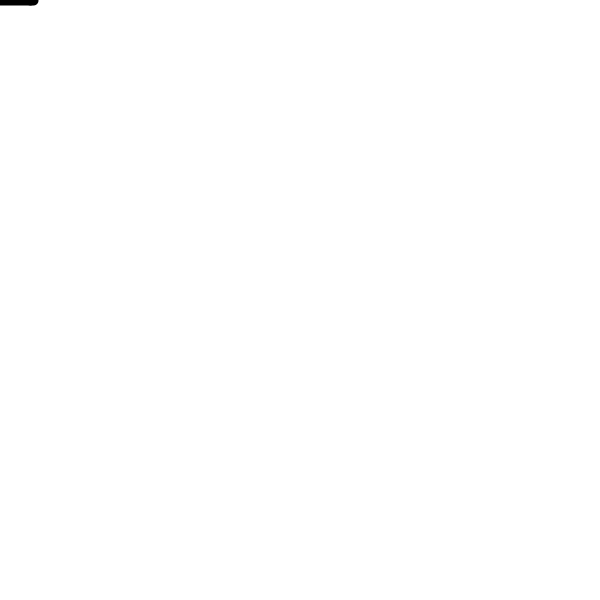
Frame 1 (no input)
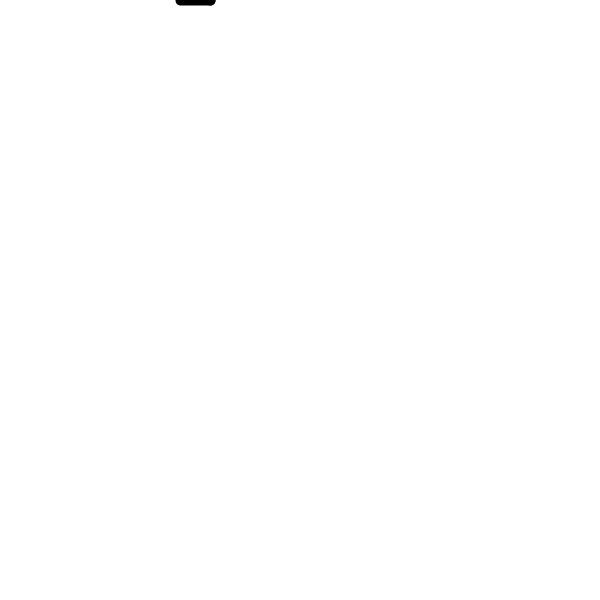
Frame 60 (the mouse pressed at the canvas centre just before this capture)
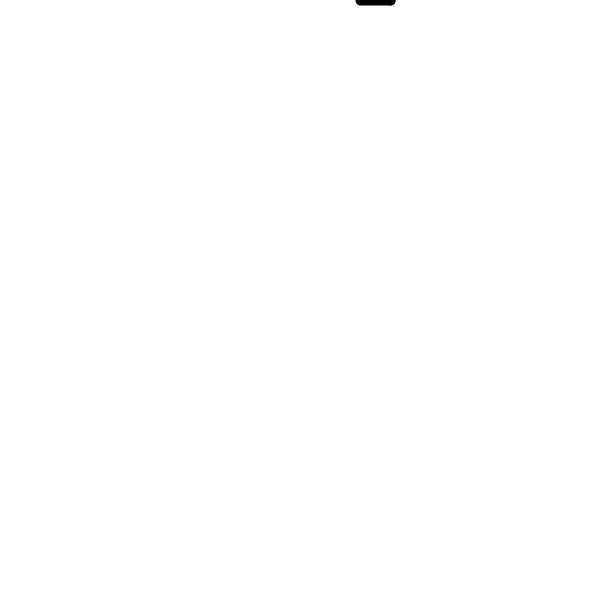
Frame 120 (the mouse held since frame 60 and released just before this capture)

The Processing sketch that drew these frames (run headless with seeded random() and noise(); from frame 60 on, the mouse is pressed at the canvas centre):

// Processing sketch: Snake
// ── Snake.pde
import java.util.LinkedList;
import java.util.Arrays;
final int WIDTH = 20;
final int HEIGHT = 20;
final int CSIZE = 30;
final int EMPTY = 0;
final int SNAKE = 1;
final int APPLE = 2;

final int UP = 0;
final int RIGHT = 1;
final int DOWN = 2;
final int LEFT = 3;

final int RUNNING = 0;
final int GAMEOVER = 1;

final int frames = 10;

int inputbuffer = -1;
int gamestate = RUNNING;
int[] grid;
boolean[] pressed; //UP DOWN LEFT RIGHT
LinkedList<Integer> snake;
int currentDir;
int apple;
int snakelen;
int nextstep; //for interpolation
float between; //val from 0 to 1
void settings() {
  size(WIDTH*CSIZE, HEIGHT*CSIZE);
}
void setup() {
  pressed = new boolean[4];
  grid = new int[WIDTH*HEIGHT];
  for (int i = 0; i < grid.length; i++) {
    grid[i] = EMPTY;
  }
  snake = new LinkedList<Integer>();
  snakelen = 2;

  snake.addFirst(id(0, 0));
  snake.addFirst(id(1, 0));
  nextstep = 2;
  //snake.add(id(2, 0));


  currentDir = RIGHT;
}
void draw() {
  //println(Arrays.toString(pressed));

  between = ((float)frameCount % frames)/frames;
  if (gamestate == RUNNING) {
    if (frameCount % frames == 0) {
      update();
    }
    display();
    display2();
  }
}
void update() {
  //println("-----");
  //println("update " + frameCount/frames);
  snake.addFirst(nextstep);
  snake.pollLast();
  //int nextnextstep;
  //println(currentDir);
  if (inputbuffer == 0) {
    if (!((UP - currentDir + 4) % 4 == 2)) {
      currentDir = UP;
    }
  } else if (inputbuffer == 1) {
    if (!((RIGHT - currentDir + 4) % 4 == 2)) {
      currentDir = RIGHT;
    }
  } else if (inputbuffer == 2) {
    if (!((DOWN - currentDir + 4) % 4 == 2)) {
      currentDir = DOWN;
    }
  } else if (inputbuffer == 3) {
    if (!((LEFT - currentDir + 4) % 4 == 2)) {
      currentDir = LEFT;
    }
  }
  inputbuffer = -1;
  println(currentDir);
  switch(currentDir) {
    case(RIGHT):
    nextstep = snake.get(0) + 1;
    break;
    case(LEFT):
    nextstep = snake.get(0) - 1;
    break;
    case(UP):
    nextstep = snake.get(0) - WIDTH;
    break;
    case(DOWN):
    nextstep = snake.get(0) + WIDTH;
    break;
  default:
    nextstep = -1;
  }

  //println(snake);
  //println(nextstep);

  //snake.add(nextstep);
  //snake.poll();


  //display();
}

void display() {
  background(255);
  //int x,y;
  //x = CSIZE*x(snake.get(0));
  //y = CSIZE*y(snake.get(0));
  //int x = CSIZE*x(v);
  //int y = CSIZE*y(v);
  for (int i = 0; i < snake.size(); i++) {
    int v = snake.get(i);
    int x1 = CSIZE*(x(v));
    int y1 = CSIZE*(y(v));
    int x2, y2;
    if (i == 0) {
      x2 = CSIZE*(x(nextstep));
      y2 = CSIZE*(y(nextstep));
    } else {
      x2 = CSIZE*(x(snake.get(i-1)));
      y2 = CSIZE*(y(snake.get(i-1)));
    }
    fill((float)i/snake.size()*255);
    //line(x1, y1, map(between, 0, 1, x1, x2), map(between, 0, 1, x1, x2)
    //rect(map(between, 0, 1, x1, x2), map(between, 0, 1, y1, y2), CSIZE, CSIZE);
  }
}
void display2() {
  //background(255);
  strokeWeight(10);
  for (int i = 0; i < snake.size()-1; i++) {
    int x1 = CSIZE*x(snake.get(i));
    int y1 = CSIZE*y(snake.get(i));
    int x2 = CSIZE*x(snake.get(i+1));
    int y2 = CSIZE*y(snake.get(i+1));
    line(x1, y1, x2, y2);
  }
  int x1 = CSIZE*x(snake.get(0));
  int y1 = CSIZE*y(snake.get(0));
  int x2 = CSIZE*x(nextstep);
  int y2 = CSIZE*y(nextstep);
  line(x1, y1, map(between, 0, 1, x1, x2), map(between, 0, 1, y1, y2));
  x1 = CSIZE*x(nextstep);
  y1 = CSIZE*y(nextstep);
  x2 = CSIZE*x(snake.get(snake.size()-1));
  y2 = CSIZE*y(snake.get(snake.size()-1));
}
void keyPressed() {
  //println(keyCode == java.awt.event.KeyEvent.VK_UP);
  //println(key == CODED);
  if ((keyCode == java.awt.event.KeyEvent.VK_UP && key == CODED) || (key == 'w')) {
    inputbuffer = UP;
    pressed[0] = true;
  } else if ((keyCode == java.awt.event.KeyEvent.VK_RIGHT && key == CODED) || (key == 'd')) {
    inputbuffer = RIGHT;
    pressed[1] = true;
  } else if ((keyCode == java.awt.event.KeyEvent.VK_DOWN && key == CODED) || (key == 's')) {
    inputbuffer = DOWN;
    pressed[2] = true;
  } else if ((keyCode == java.awt.event.KeyEvent.VK_LEFT && key == CODED) || (key == 'a')) {
    inputbuffer = LEFT;
    pressed[3] = true;
  }
  println(Arrays.toString(pressed));
}
void keyReleased() {
  if ((keyCode == java.awt.event.KeyEvent.VK_UP && key == CODED) || key == 'w') {
    pressed[0] = false;
    //return;
  } else if ((keyCode == java.awt.event.KeyEvent.VK_RIGHT && key == CODED) || key == 'd') {
    pressed[1] = false;
    //return;
  } else if ((keyCode == java.awt.event.KeyEvent.VK_DOWN && key == CODED) || key == 's') {
    pressed[2] = false;
    //return;
  } else if ((keyCode == java.awt.event.KeyEvent.VK_LEFT && key == CODED) || key == 'a') {
    pressed[3] = false;
    //return;
  }
  println(Arrays.toString(pressed));
}
int id(int x, int y) {
  return x + y * WIDTH;
}
int x(int id) {
  return id % WIDTH;
}
int y(int id) {
  return id / WIDTH;
}
